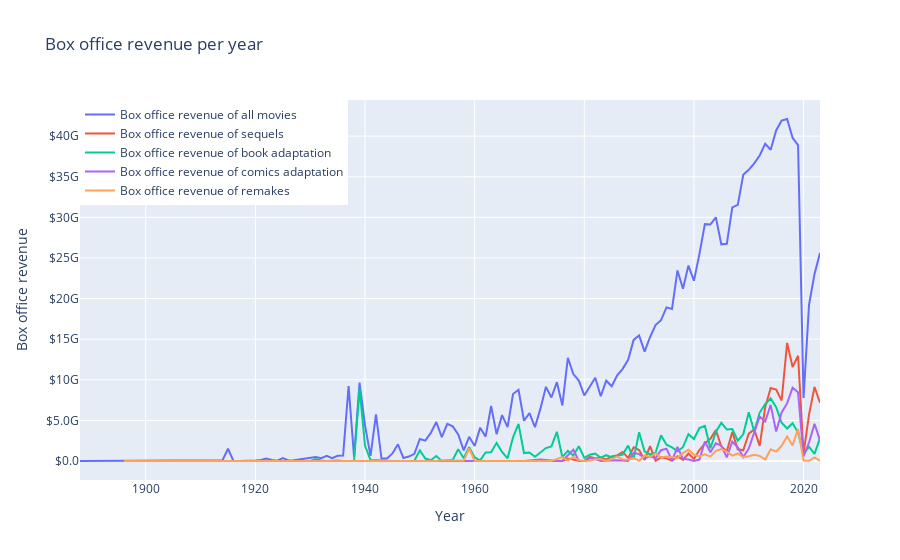

This figure's notebook cell:
### Code cell
from src.models.box_office_revenue import get_box_office_absolute

# Plot figure 4: box office revenue per year
fig = get_box_office_absolute(movie_frames_concat)
fig.write_html("results/box_office_absolute.html")
fig
